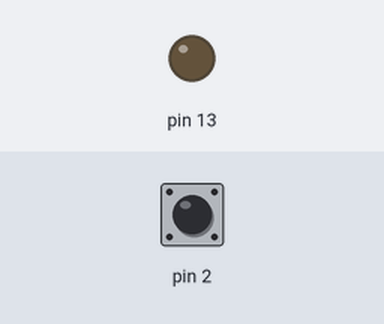
Bench run of a sketch on a simulated Arduino Uno, built with avr-gcc and run on an emulated ATmega328P. Parts: output pins drawn as LEDs (lit = HIGH). Inputs (shaded band) come from the test bench; at power-on: pin 2 HIGH. Sleep ends after the set time or at an interrupt; what the sketch prints to the serial monitor is not drawn.

Above: at 4.2 s.
4.3 s: pin 2 pulled LOW for 0.15 s
At 4.9 s:
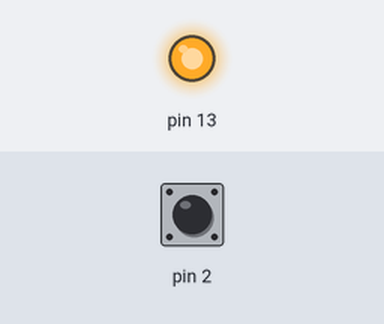
Timing chart, 0 to 9.1 s (numbered marks = the images above; inputs shaded):
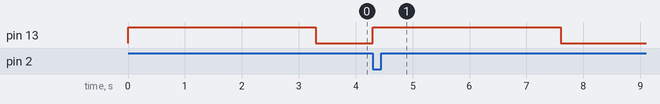

Measured:
- after the input at 4.3 s, pin 13: LOW → HIGH at once, → LOW 3.3 s later

The sketch:

116-sleep.ino
```cpp
#include <avr/sleep.h>
#include <avr/power.h>

void pin2Interrupt(void) {
  detachInterrupt(digitalPinToInterrupt(2));
  digitalWrite(13, HIGH);
}

void enterSleep(void) {

  attachInterrupt(digitalPinToInterrupt(2), pin2Interrupt, LOW);
  delay(100);

  digitalWrite(13, LOW);

  set_sleep_mode(SLEEP_MODE_PWR_DOWN);

  sleep_enable();
  sleep_mode();
  /* Il programma riprende qui. */

  sleep_disable();
}

void setup() {
  Serial.begin(9600);
  pinMode(2, INPUT_PULLUP);
  pinMode(13, OUTPUT);
  Serial.println("Setup: ok");

  digitalWrite(13, HIGH);
}

int secondi=0;

void loop() {
  delay(1000);
  secondi++;

  Serial.print("Attivo da ");
  Serial.print(secondi, DEC);
  Serial.println(" s.");

  if(secondi == 3) {
    Serial.println("Sleep!");
    delay(200);
    secondi = 0;
    enterSleep();
  }

}
```
